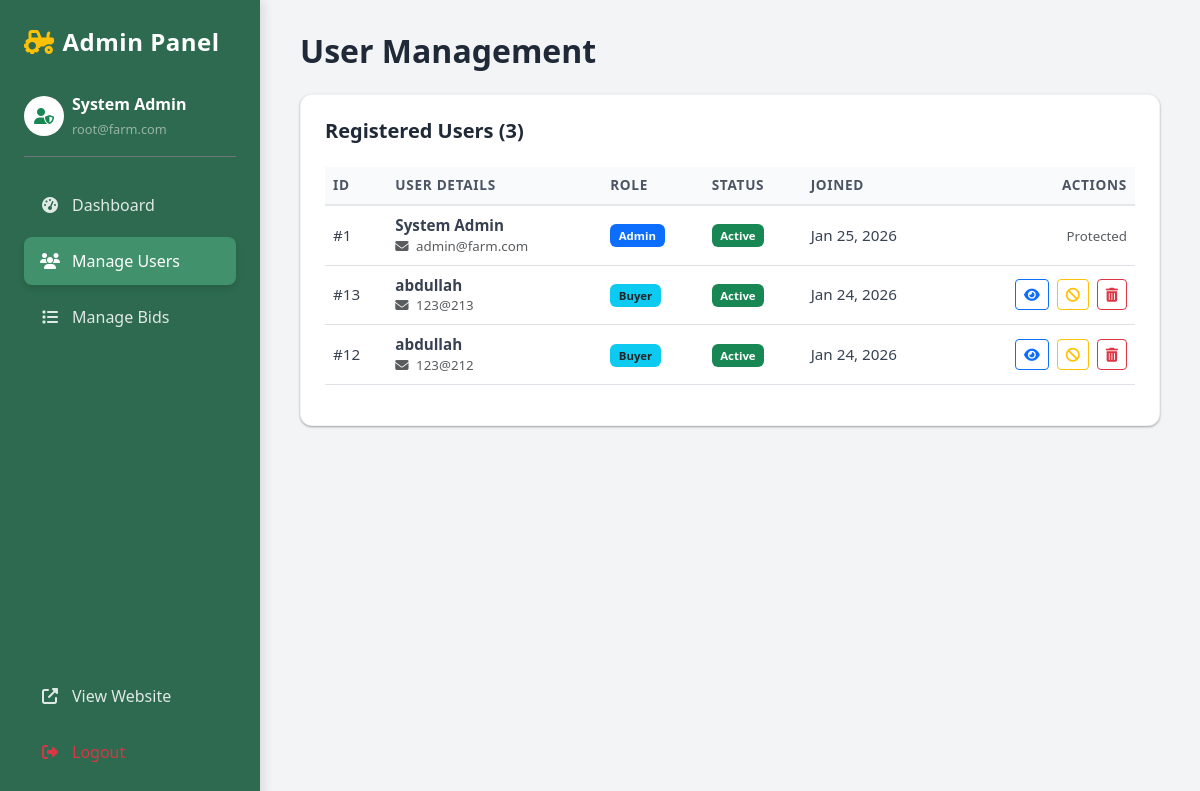
Screenshot of /php/admin/users.php (signed in) with the database file from the repository.
### tables this page shows
CREATE TABLE `users` (
  `user_id` int(11) NOT NULL,
  `full_name` varchar(100) NOT NULL,
  `cnic` varchar(15) NOT NULL,
  `email` varchar(100) NOT NULL,
  `phone` varchar(20) NOT NULL,
  `password_hash` varchar(255) NOT NULL,
  `role` enum('admin','farmer','buyer') NOT NULL DEFAULT 'buyer',
  `status` enum('active','blocked') NOT NULL DEFAULT 'active',
  `address` text NOT NULL,
  `city` varchar(50) NOT NULL,
  `country` varchar(50) NOT NULL,
  `created_at` timestamp NOT NULL DEFAULT current_timestamp()
);

### php/admin/users.php (the view, shortened to what this page needs)
<?php
require_once '../config/db_connect.php';
$users = [];
$sql = "SELECT user_id, full_name, email, role, status, created_at, phone, city, address FROM users ORDER BY created_at DESC";
$result = $conn->query($sql);
if ($result) {
    while ($row = $result->fetch_assoc()) {
        $users[] = $row;
    }
}
?>
<!DOCTYPE html>
<html lang="en">
<head>
    <link rel="stylesheet" href="../../css/bootstrap/bootstrap.min.css">
    <link rel="stylesheet" href="https://cdnjs.cloudflare.com/ajax/libs/font-awesome/6.4.0/css/all.min.css">
    <link rel="stylesheet" href="../../css/admin.css">
</head>
<body class="admin-body">
    <div class="admin-sidebar">
        <div class="admin-brand">
            <i class="fas fa-tractor text-warning"></i>
            <span class="ms-2">Admin Panel</span>
        </div>
        <div class="admin-profile mb-4 pb-3 border-bottom border-secondary">
            <div class="d-flex align-items-center gap-2">
                <div class="bg-white text-success rounded-circle d-flex align-items-center justify-content-center" style="width: 40px; height: 40px;">
                    <i class="fas fa-user-shield"></i>
                </div>
                <div>
                    <div class="fw-bold fs-6">System Admin</div>
                    <small class="text-white-50" style="font-size: 0.8rem;">root@farm.com</small>
                </div>
            </div>
        </div>
        <nav class="admin-nav">
            <a href="dashboard.php" class="admin-nav-link">
                <i class="fas fa-tachometer-alt"></i> Dashboard
            </a>
            <a href="users.php" class="admin-nav-link active">
                <i class="fas fa-users"></i> Manage Users
            </a>
            <a href="bids.php" class="admin-nav-link">
                <i class="fas fa-list"></i> Manage Bids
            </a>
            <a href="../../index.php" class="admin-nav-link mt-auto">
                <i class="fas fa-external-link-alt"></i> View Website
            </a>
            <a href="../auth/logout.php" class="admin-nav-link text-danger">
                <i class="fas fa-sign-out-alt"></i> Logout
            </a>
        </nav>
    </div>
    <main class="admin-main">
        <h2 class="mb-4">User Management</h2>
        <div class="admin-table-card">
            <div class="d-flex justify-content-between align-items-center mb-4">
                <h5 class="mb-0">Registered Users (<?php echo count($users); ?>)</h5>
            </div>
            <div class="table-responsive">
                <table class="table table-hover align-middle">
                    <thead class="table-light">
                        <tr>
                            <th>ID</th>
                            <th>User Details</th>
                            <th>Role</th>
                            <th>Status</th>
                            <th>Joined</th>
                            <th class="text-end">Actions</th>
                        </tr>
                    </thead>
                    <tbody>
                        <?php foreach ($users as $user): ?>
                            <tr class="<?php echo ($user['status'] == 'blocked') ? 'table-danger' : ''; ?>">
                                <td>#<?php echo $user['user_id']; ?></td>
                                <td>
                                    <div class="fw-bold"><?php echo htmlspecialchars($user['full_name']); ?></div>
                                    <div class="small text-muted">
                                        <i class="fas fa-envelope me-1"></i> <?php echo htmlspecialchars($user['email']); ?>
                                    </div>
                                </td>
                                <td>
                                    <?php if ($user['role'] == 'admin'): ?>
                                        <span class="badge bg-primary">Admin</span>
                                    <?php elseif ($user['role'] == 'farmer'): ?>
                                        <span class="badge bg-success">Farmer</span>
                                    <?php else: ?>
                                        <span class="badge bg-info text-dark">Buyer</span>
                                    <?php endif; ?>
                                </td>
                                <td>
                                    <?php if ($user['status'] == 'active'): ?>
                                        <span class="badge bg-success">Active</span>
                                    <?php else: ?>
                                        <span class="badge bg-danger">Blocked</span>
                                    <?php endif; ?>
                                </td>
                                <td><?php echo date("M d, Y", strtotime($user['created_at'])); ?></td>
                                <td class="text-end">
                                    <?php if ($user['role'] !== 'admin'): ?>
                                        <div class="d-flex gap-2 justify-content-end">
                                            <button type="button" class="btn btn-sm btn-outline-primary"
                                                data-bs-toggle="modal"
                                                data-bs-target="#viewUserModal"
                                                data-name="<?php echo htmlspecialchars($user['full_name']); ?>"
                                                data-email="<?php echo htmlspecialchars($user['email']); ?>"
                                                data-role="<?php echo ucfirst($user['role']); ?>"
                                                data-phone="<?php echo htmlspecialchars($user['phone'] ?? 'N/A'); ?>"
                                                data-city="<?php echo htmlspecialchars($user['city'] ?? 'N/A'); ?>"
                                                data-address="<?php echo htmlspecialchars($user['address'] ?? 'N/A'); ?>"
                                                data-status="<?php echo ucfirst($user['status']); ?>">
                                                <i class="fas fa-eye"></i>
                                            </button>
                                            <form method="POST" onsubmit="return confirm('Change status for this user?');">
                                                <?php if ($user['status'] == 'active'): ?>
                                                    <button type="submit" class="btn btn-sm btn-outline-warning" title="Block User">
                                                        <i class="fas fa-ban"></i>
                                                    </button>
                                                <?php endif; ?>
                                            </form>
                                            <form method="POST" onsubmit="return confirm('WARNING: This will permanently delete the user and ALL their data. Are you sure?');">
                                                <button type="submit" class="btn btn-sm btn-outline-danger" title="Delete User">
                                                    <i class="fas fa-trash-alt"></i>
                                                </button>
                                            </form>
                                        </div>
                                    <?php else: ?>
                                        <span class="text-muted small">Protected</span>
                                    <?php endif; ?>
                                </td>
                            </tr>
                        <?php endforeach; ?>
                    </tbody>
                </table>
            </div>
        </div>
    </main>
</body>
</html>

### css/admin.css (style rules this page uses)
:root { --admin-sidebar-width: 260px; --primary-green: #2d6a4f; --accent-green: #40916c; --light-bg: #f3f4f6; --text-dark: #1f2937; --text-light: #9ca3af; --white: #ffffff; --shadow-sm: 0 1px 3px rgba(0,0,0,0.12), 0 1px 2px rgba(0,0,0,0.24); --shadow-md: 0 4px 6px -1px rgba(0,0,0,0.1), 0 2px 4px -1px rgba(0,0,0,0.06); }
body.admin-body { background-color: var(--light-bg); min-height: 100vh; font-family: 'Segoe UI', Tahoma, Geneva, Verdana, sans-serif; overflow-x: hidden; }
.admin-sidebar { width: var(--admin-sidebar-width); height: 100vh; background: var(--primary-green); color: var(--white); position: fixed; left: 0; top: 0; padding: 1.5rem; display: flex; flex-direction: column; z-index: 1000; box-shadow: 4px 0 10px rgba(0,0,0,0.1); }
.admin-brand { font-size: 1.5rem; font-weight: 700; margin-bottom: 2rem; display: flex; align-items: center; color: var(--white); text-decoration: none; letter-spacing: 0.5px; }
.admin-profile { margin-bottom: 2rem; }
.admin-nav { display: flex; flex-direction: column; gap: 0.5rem; flex-grow: 1; }
.admin-nav-link { display: flex; align-items: center; gap: 12px; padding: 12px 16px; color: rgba(255, 255, 255, 0.85); text-decoration: none; border-radius: 8px; transition: all 0.3s ease; font-weight: 500; }
.admin-nav-link.active { background-color: var(--accent-green); color: var(--white); box-shadow: 0 4px 6px rgba(0,0,0,0.1); }
.admin-nav-link i { width: 20px; text-align: center; }
.admin-main { margin-left: var(--admin-sidebar-width); width: calc(100% - var(--admin-sidebar-width)); padding: 2rem 2.5rem; min-height: 100vh; }
.admin-main h2 { color: var(--text-dark); font-weight: 700; margin-bottom: 0.5rem; }
.admin-table-card { background: var(--white); border-radius: 12px; padding: 1.5rem; box-shadow: var(--shadow-sm); border: 1px solid rgba(0,0,0,0.05); }
.admin-table-card h4, .admin-table-card h5 { color: var(--text-dark); font-weight: 600; margin-bottom: 1.5rem; }
.table thead th { background-color: #f9fafb; color: #4b5563; font-weight: 600; font-size: 0.85rem; text-transform: uppercase; letter-spacing: 0.05em; border-bottom: 2px solid #e5e7eb; }
.table tbody td { vertical-align: middle; color: #374151; font-size: 0.95rem; }
.badge { padding: 0.5em 0.75em; font-weight: 600; border-radius: 6px; }

### rows the page displays
users: user_id "1", full_name "System Admin", email "admin@farm.com", role "Admin", status "Active", created_at "Jan 25, 2026"
users: user_id "13", full_name "abdullah", email "123@213", role "Buyer", status "Active", created_at "Jan 24, 2026"
users: user_id "12", full_name "abdullah", email "123@212", role "Buyer", status "Active", created_at "Jan 24, 2026"

### other values shown
count($users) "3"
